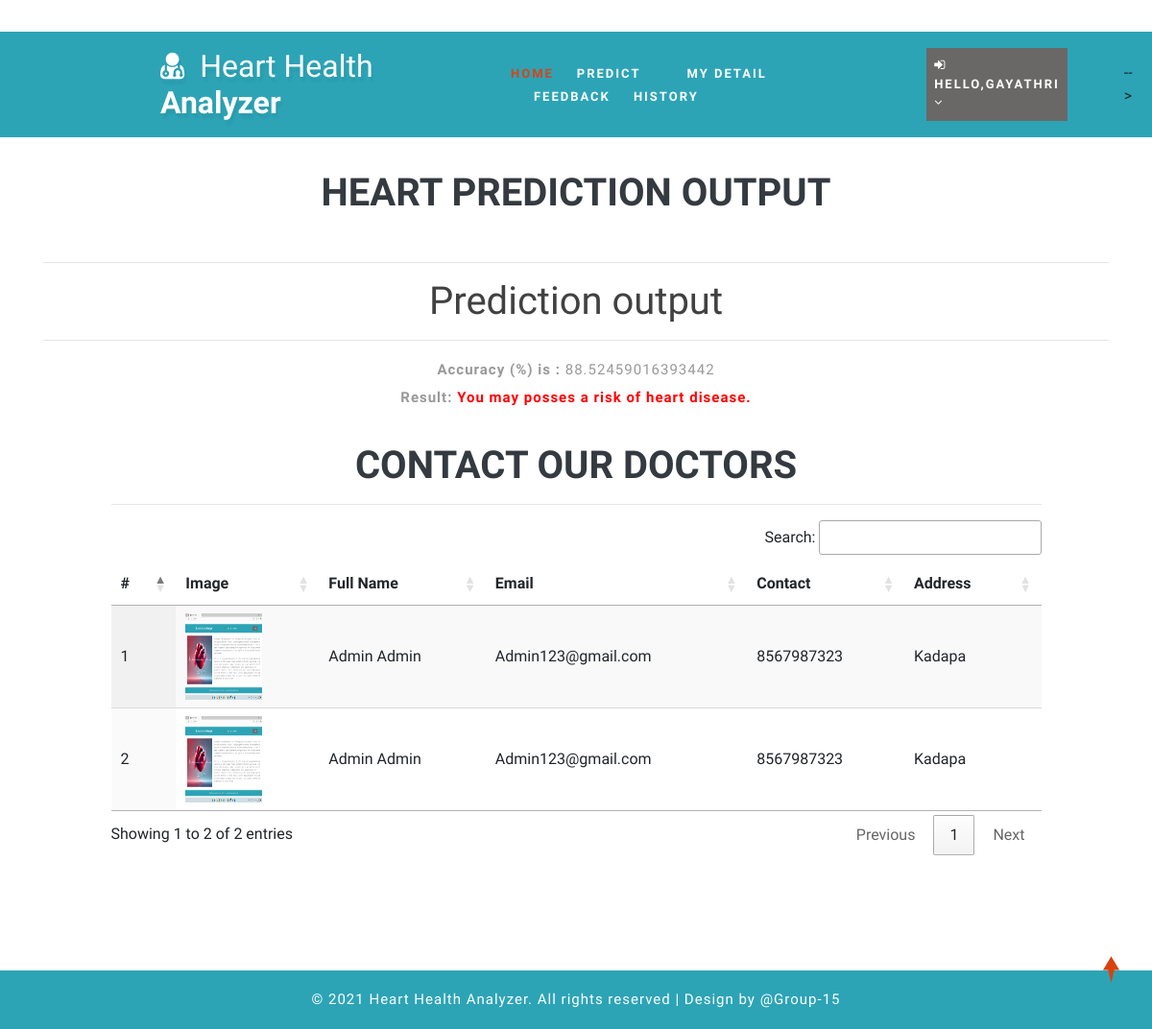
Screenshot of /predict_desease/88.52459016393442/88.52459016393442/ (signed in) with the database file from the repository.
### health/models.py (models this page shows, shortened)
class Doctor(models.Model):
    status = models.IntegerField(DOCTOR_STATUS, null=True)
    user = models.ForeignKey(User, on_delete=models.CASCADE, null=True)
    contact = models.CharField(max_length=100, null=True)
    address = models.CharField(max_length=100, null=True)
    category = models.CharField(max_length=100, null=True)
    doj = models.DateField(null=True)
    dob = models.DateField(null=True)
    image = models.FileField(null=True)

### health/views.py (the view)
# urls.py: path('predict_desease/<str:pred>/<str:accuracy>/', predict_desease, name="predict_desease"),
@login_required(login_url="login")
def predict_desease(request, pred, accuracy):
    doctor = Doctor.objects.filter(address__icontains=Patient.objects.get(user=request.user).address)
    d = {'pred': pred, 'accuracy':accuracy, 'doctor':doctor}
    return render(request, 'predict_disease.html', d)

### health/templates/predict_disease.html
{% extends 'index.html' %}
{% load static %}
{% block body %}
	<section class="logins py-5">
		<div class="container py-xl-5 py-lg-3">
			<div class="title-section mb-md-5 mb-4">
				<h6 class="w3ls-title-sub" style="color:red"></h6><br><br><center>
				<h3 class="w3ls-title text-uppercase text-dark font-weight-bold">Heart Prediction Output</h3></center>
			</div><hr/>
			<div class="login px-sm-12" style="width:100%">
                <h1 align='center' style='color:#414141'>Prediction output</h1><hr><center><p><b>Accuracy (%) is :</b> {{ accuracy }}  </p><p><b>Result:</b>
                {% if pred == "0" %}
                <span style='color:green'><strong>You are healthy.</strong></span>
                {% else %}
                <span style='color:red'><strong>You may posses a risk of heart disease.</strong></span>
                {% endif %}
            </p></center>
			</div>
            {% if pred != "0" %}
            <div class="container-fluid" style="width:90%;margin-top:3%">
                    <div class="container-fluid">
                        <h1 align="center" class="w3ls-title text-uppercase text-dark font-weight-bold">Contact our doctors</h1>
                         </div><hr>
                                <table id="example" class="display" style="width:100%">
                                  <thead>
                                    <tr>
                                      <th>#</th>
                                      <th>Image</th>
                                      <th>Full Name</th>
                                      <th>Email</th>
                                      <th>Contact</th>
                                      <th>Address</th>
                                  </tr>
                              </thead>
                              <tbody>
                              {% for i in doctor %}
                                <tr>
                                  <td>{{forloop.counter}}</td>
                                  <td><img src="{{i.image.url}}" style="width:80px;height:90px"></td>
                                  <td>{{i.user.first_name}} {{i.user.last_name}}</td>
                                  <td>{{i.user.email}}</td>
                                  <td>{{i.contact}}</td>
                                  <td>{{i.address}}</td>
                              </tr>
                              {% empty %}
                              <tr>
                                  <td colspan="5">No Record Found.</td>
                              </tr>
                              {% endfor %}
                          </tbody>
                      </table>
                  </div>
            {% endif %}
		</div>
	</section>
{% endblock %}

### health/templates/index.html (shortened to what this page needs)
<!DOCTYPE html>
{% load static %}
<html lang="zxx">
<head>
	<link rel="stylesheet" href="{% static 'css/bootstrap.css' %}">
	<link href="{% static 'css/css_slider.css' %}" type="text/css" rel="stylesheet" media="all">
	<link rel="stylesheet" href="{% static 'css/style.css' %}" type="text/css" media="all" />
	<link href="{% static 'css/font-awesome.min.css' %}" rel="stylesheet">
<link rel='stylesheet' type='text/css' href="https://cdn.datatables.net/1.10.21/css/jquery.dataTables.min.css">
<link rel='stylesheet' type='text/css' href="https://cdn.datatables.net/buttons/1.6.2/css/buttons.dataTables.min.css">
</head>
<body>
	<div id="home" style="margin-bottom:2%">
		<header>
			<div class="top-bar py-3">
				<div class="container">
					<div class="row">
						<div class="col-xl-7 col-lg-6 col-md-4 top-social-agile text-md-right text-center mt-md-0 mt-2">
							<div class="row">
								<div class="col-xl-3 col-lg-4 col-6 top-w3layouts p-md-0 text-right">
								</div>
								<div class="col-xl-3 col-lg-4 col-6 header-w3layouts text-md-right text-left">
								</div>
							</div>
						</div>
					</div>
				</div>
			</div>
		</header>
		<div class="main-top" style="background:rgb(44, 164, 182)">
			<div class="container-fluid">
				<div class="header d-md-flex justify-content-between align-items-center py-3">
					<div id="logo" style="margin-left:13%">
						<h1>
							<a href="index.html">
								<span class="fa fa-user-md mr-2"></span>
								<span class="logo-sp">Heart Health </span>Analyzer
							</a>
						</h1>
					</div>
					{% if request.user.is_staff %}
					<div class="nav_w3ls" style="margin-right:4%">
						<nav>
							<label for="drop1" class="toggle">Menu</label>
							<input type="checkbox" id="drop1" />
							<ul class="menu" style="padding:15px;width:100%">
								<li class="mx-lg-4 mx-md-3 my-md-0 my-2"><a href="{% url 'admin_home' %}" >Home</a></li>
								<li>
									<label for="drop-2" class="toggle toogle-2"> <span class="fa fa-angle-down" aria-hidden="true"></span>
									</label>
									<a href="#"> Doctor <span class="fa fa-angle-down" aria-hidden="true"></span></a>
									<ul style="margin-top:2%;width:40%;margin-right:0%">
										<li style="width:100%;"><a href="/add_doctor" class="drop-text">Add Doctor</a></li>
										<li style="width:100%;"><a href="/view_doctor" class="drop-text">View Doctor</a></li>
									</ul>
								</li>
								<li class="mx-lg-4 mx-md-3 my-md-0 my-2"><a href="/view_patient">Patient</a></li>
								<li class="mx-lg-4 mx-md-3 my-md-0 my-2">
									<a href="/view_search_pat">Searched Data</a></li>
								<li><a href="/view_feedback">Feedback</a></li>
							</ul>
						</nav>
					</div>
					<div class="nav_w3ls" style="margin-right:3%">
						<nav>
							<label for="drop2" class="toggle">Menu</label>
							<input type="checkbox" id="drop2" />
							<ul class="menu">
								<li class="mx-lg-4 mx-md-3 my-md-0 my-2" style="background:red;padding:8px">
									<label for="drop-2" class="toggle toogle-2"> <span class="fa fa-angle-down" aria-hidden="true"></span>
									</label>
									<a href="#"><i class="fa fa-user"></i> {{request.user.username}} <span class="fa fa-angle-down" aria-hidden="true"></span></a>
									<ul style="margin-top:10%;width:80%;margin-right:5%">
										<li style="width:100%;"><a href="{% url 'change_password' %}" class="drop-text">Password</a></li>
										<li style="width:100%;"><a href="{% url 'logout' %}" class="drop-text">Logout</a></li>
									</ul>
								</li>
							</ul>
						</nav>
					</div>
					{% elif request.user.patient_set.all.0 %}
					<div class="nav_w3ls" style="margin-left:5%;font-weight:bold">
						<nav>
							<ul class="menu" style="padding:15px;width:100%">
								<li><a href="{% url 'patient_home' %}" class="active">Home</a></li>
								<li class="mx-lg-4 mx-md-3 my-md-0 my-2"><a href="/add_heartdetail">Predict</a></li>
								<li class="mx-lg-4 mx-md-3 my-md-0 my-2"><a href="/profile_doctor">My Detail</a></li>
								<li class="mx-lg-4 mx-md-3 my-md-0 my-2"><a href="/sent_feedback">Feedback</a></li>
								<li><a href="/view_search_pat">History</a></li>
							</ul>
						</nav>
					</div>
					<div class="nav_w3ls" style="margin-right:3%">
						<nav>
							<ul class="menu">
								<li class="mx-lg-4 mx-md-3 my-md-0 my-2" style="background:#6a6767;padding:8px">
									<a href="#"><i class="fa fa-sign-in"></i> Hello,{{request.user.username}} <span class="fa fa-angle-down" aria-hidden="true"></span></a>
								</li>
							</ul>
						</nav>
					</div>
					{% endif %} -->
				</div>
			</div>
		</div>
		{% block body %}
		{% endblock %}
	</div>
	<div class="copy-w3pvt" style="background: rgb(44, 164, 182); color: white;">
		<div class="container py-3">
			<div class="row">
				<div class="col-12 d-flex align-items-center justify-content-center">
					<p style="margin: 0; text-align: center; color: white;">
						&copy; 2021 Heart Health Analyzer. All rights reserved | Design by @Group-15
					</p>
				</div>
			</div>
		</div>
	</div>
	<a href="#home" style="color:white" class="move-top text-center"></a>
</body>
</html>

### health/static/css/style.css (style rules this page uses)
body { padding: 0; margin: 0; background: #FFF; font-family: 'Quicksand', sans-serif; }
body a, body button { transition: 0.5s all; -webkit-transition: 0.5s all; -moz-transition: 0.5s all; -o-transition: 0.5s all; -ms-transition: 0.5s all; text-decoration: none; }
html { scroll-behavior: smooth; }
h1, h2, h3, h4, h5, h6 { margin: 0; padding: 0; font-family: 'Mukta', sans-serif; }
p { margin: 0; padding: 0; font-size: 15px; letter-spacing: 1px; line-height: 1.9; color: #999; font-family: 'Quicksand', sans-serif; }
ul, ol { margin: 0; padding: 0; }
a.move-top { width: 34px; height: 34px; background: url(../images/move-top.png) no-repeat; display: inline-block; position: fixed; bottom: 4%; right: 2%; z-index: 0; }
#home { position: relative; }
.main-top { position: absolute; z-index: 999; width: 100%; background: rgba(0, 0, 0, 0.4); }
nav { margin: 0; padding: 0; }
#logo a { float: left; display: initial; font-weight: 700; font-size: 32px; color: #fff; text-shadow: 2px 5px 3px rgba(0, 0, 0, 0.06); padding: 0; }
span.logo-sp { font-weight: 100; }
nav:after { content: ""; display: table; clear: both; }
nav ul { float: right; padding: 0; margin: 0; list-style: none; position: relative; }
nav ul li { margin: 0px; display: inline-block; float: left; }
nav a { padding: 0; color: #fff; font-size: 13px; letter-spacing: 2px; font-weight: 700; text-transform: uppercase; display: inline-block; transition: 0.5s all; -webkit-transition: 0.5s all; -moz-transition: 0.5s all; -o-transition: 0.5s all; -ms-transition: 0.5s all; }
.menu li a.active, .menu li a:hover { color: #2196f3; transition: 0.5s all; -webkit-transition: 0.5s all; -moz-transition: 0.5s all; -o-transition: 0.5s all; -ms-transition: 0.5s all; color: #d84315; }
li>a:only-child:after { content: ''; }
h3.w3ls-title { font-size: 40px; }

### rows the page displays
Doctor: image (picture), user.first_name "Admin", user.last_name "Admin", user.email "Admin123@gmail.com", contact "8567987323", address "Kadapa"
Doctor: image (picture), user.first_name "Admin", user.last_name "Admin", user.email "Admin123@gmail.com", contact "8567987323", address "Kadapa"

### other values shown
{{ request.user.username }} "GAYATHRI"
{{ accuracy }} "88.52459016393442"
